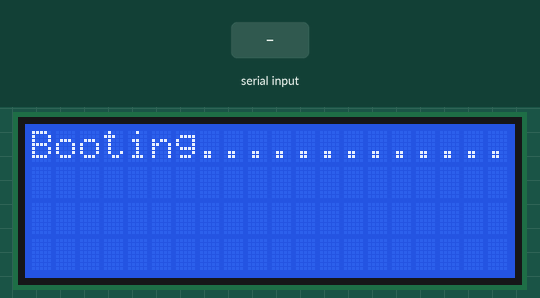
The sketch below on a simulated Arduino Mega 2560, built with avr-gcc and run on an emulated ATmega2560. Parts: 20×4 character LCD. The inputs (shaded band) are chosen by the test bench. What the sketch prints to the serial monitor is not drawn.

Above: at 2.5 s.
2.6 s: "1" received over the second serial link
At 4.8 s:
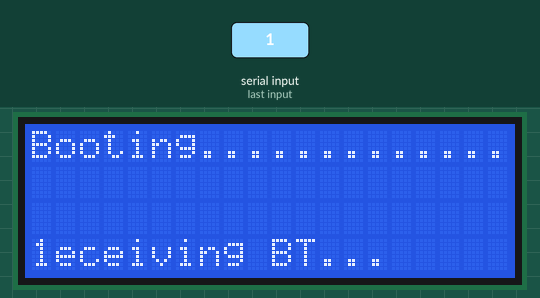
5.1 s: "0" received over the second serial link
At 5.9 s:
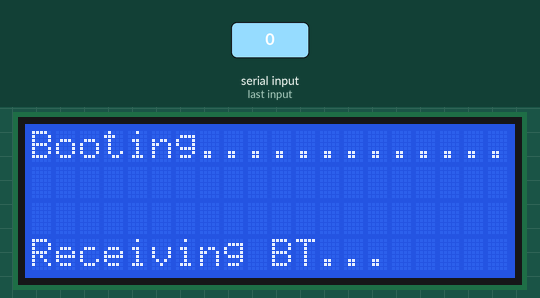
7.6 s: "2" received over the second serial link
Timing chart, 0 to 10.6 s (numbered marks = the images above; inputs shaded):
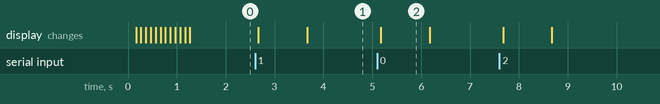

The sketch:

big_box.ino
```cpp
#include <LiquidCrystal.h>

const int rs = 7, en = 6, d4 = 5, d5 = 4, d6 = 3, d7 = 2;
LiquidCrystal lcd(rs, en, d4, d5, d6, d7);

void setup() {

  Serial.begin(9600);
  Serial3.begin(9600);

  lcd.begin(20, 4);
  lcd.display();
  lcd.setCursor(0, 0);  // col, row
  //         12345678901234567890
  lcd.print("Booting");
  for (int i = 7; i < 20; i++) {
    lcd.setCursor(i, 0);
    lcd.print(".");
    delay(100);
  }
  //  delay(700);
  //  lcd.noDisplay();
  //  delay(800);
  //  // Turn on the display:
  //  lcd.display();
  //  delay(400);
  //  lcd.setCursor(0, 1);  // col, row
  //  //         12345678901234567890
  //  lcd.print("Loading static data");
  //  delay(800);
  //  lcd.setCursor(0, 2);  // col, row
  //  lcd.print("Connect external dev");
  //  delay(300);
  //  lcd.setCursor(0, 3);  // col, row
  //  lcd.print("Start real-time sys");
  //  delay(1000);
  lcd.setCursor(0, 1);
  Serial.println("inicio");

}

void loop() {
  if (Serial3.available()) {
    lcd.setCursor(0, 4);
    lcd.print("Receiving BT...");
    String data = Serial3.readString();
    lcd.setCursor(0, 4);
    lcd.print(data);
    Serial.println(data);
  }
  delay(100);

}
```

Measured:
- after the input at 2.6 s, the display: first changes after 0.07 s (image 1 shows a later state)
- after the input at 5.1 s, the display: changes after 0.07 s (image 2)
